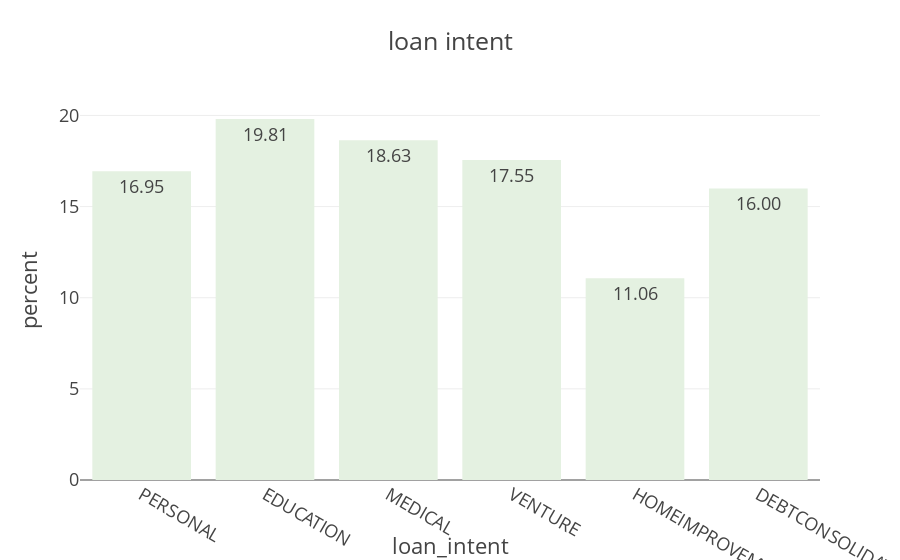

Notebook source saved alongside this figure:
### Markdown cell above
**Loan Intent Distribution Histogram**

### Code cell
fig=px.histogram(data, x = 'loan_intent',histnorm = 'percent', text_auto = '.2f',template = 'presentation', title = 'loan intent',color_discrete_sequence=px.colors.sequential.Mint)
fig.update_layout()
fig.show()

### Figure 1 — Plotly figure (JSON) as saved in the notebook; plotly's stock layout.template omitted (floating-point values rounded to 4 significant figures; data arrays with more than 128 entries replaced by an {"elided": "..."} marker saying what was removed)
{"data": [{"alignmentgroup": "True", "bingroup": "x", "histnorm": "percent", "hovertemplate": "loan_intent=%{x}<br>percent=%{y}<extra></extra>", "legendgroup": "", "marker": {"color": "rgb(228, 241, 225)", "pattern": {"shape": ""}}, "name": "", "offsetgroup": "", "orientation": "v", "showlegend": false, "texttemplate": "%{value:.2f}", "type": "histogram", "x": {"elided": "32581 str values"}, "xaxis": "x", "yaxis": "y"}], "layout": {"barmode": "relative", "legend": {"tracegroupgap": 0}, "title": {"text": "loan intent"}, "xaxis": {"anchor": "y", "domain": [0, 1], "title": {"text": "loan_intent"}}, "yaxis": {"anchor": "x", "domain": [0, 1], "title": {"text": "percent"}}}}
